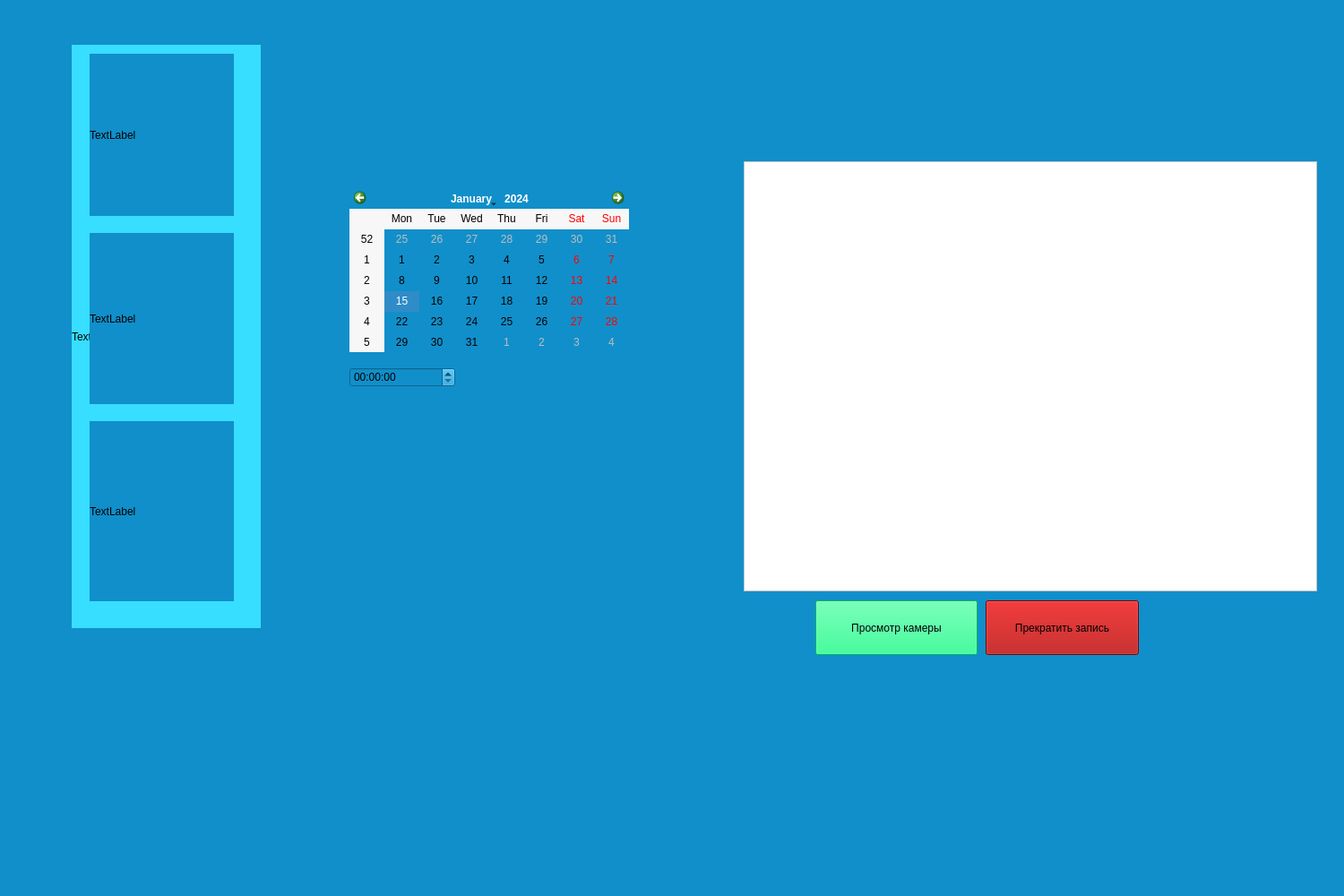
<?xml version="1.0" encoding="UTF-8"?>
<ui version="4.0">
 <class>MainWindow</class>
 <widget class="QMainWindow" name="MainWindow">
  <property name="geometry">
   <rect>
    <x>0</x>
    <y>0</y>
    <width>1500</width>
    <height>1000</height>
   </rect>
  </property>
  <property name="windowTitle">
   <string>Биометрическая система идентификации посетитиелей магазина</string>
  </property>
  <property name="styleSheet">
   <string notr="true">background-color: rgb(17, 143, 202);</string>
  </property>
  <widget class="QWidget" name="centralwidget">
   <widget class="QFrame" name="frame">
    <property name="geometry">
     <rect>
      <x>830</x>
      <y>180</y>
      <width>640</width>
      <height>480</height>
     </rect>
    </property>
    <property name="styleSheet">
     <string notr="true">background-color: rgb(255, 255, 255);</string>
    </property>
    <property name="frameShape">
     <enum>QFrame::StyledPanel</enum>
    </property>
    <property name="frameShadow">
     <enum>QFrame::Raised</enum>
    </property>
   </widget>
   <widget class="QPushButton" name="Button_1">
    <property name="geometry">
     <rect>
      <x>910</x>
      <y>670</y>
      <width>181</width>
      <height>61</height>
     </rect>
    </property>
    <property name="styleSheet">
     <string notr="true">background-color: rgb(0, 255, 127);</string>
    </property>
    <property name="text">
     <string>Просмотр камеры</string>
    </property>
   </widget>
   <widget class="QPushButton" name="pushButton">
    <property name="geometry">
     <rect>
      <x>1100</x>
      <y>670</y>
      <width>171</width>
      <height>61</height>
     </rect>
    </property>
    <property name="styleSheet">
     <string notr="true">background-color: rgb(170, 0, 0);</string>
    </property>
    <property name="text">
     <string>Прекратить запись</string>
    </property>
   </widget>
   <widget class="QLabel" name="label">
    <property name="geometry">
     <rect>
      <x>80</x>
      <y>50</y>
      <width>211</width>
      <height>651</height>
     </rect>
    </property>
    <property name="styleSheet">
     <string notr="true">background-color: rgb(55, 222, 255);</string>
    </property>
    <property name="text">
     <string>TextLabel</string>
    </property>
   </widget>
   <widget class="QLabel" name="label_2">
    <property name="geometry">
     <rect>
      <x>100</x>
      <y>60</y>
      <width>161</width>
      <height>181</height>
     </rect>
    </property>
    <property name="text">
     <string>TextLabel</string>
    </property>
   </widget>
   <widget class="QLabel" name="label_3">
    <property name="geometry">
     <rect>
      <x>100</x>
      <y>260</y>
      <width>161</width>
      <height>191</height>
     </rect>
    </property>
    <property name="text">
     <string>TextLabel</string>
    </property>
   </widget>
   <widget class="QLabel" name="label_4">
    <property name="geometry">
     <rect>
      <x>100</x>
      <y>470</y>
      <width>161</width>
      <height>201</height>
     </rect>
    </property>
    <property name="text">
     <string>TextLabel</string>
    </property>
   </widget>
   <widget class="QTimeEdit" name="timeEdit">
    <property name="geometry">
     <rect>
      <x>390</x>
      <y>410</y>
      <width>118</width>
      <height>22</height>
     </rect>
    </property>
   </widget>
   <widget class="QCalendarWidget" name="calendarWidget">
    <property name="geometry">
     <rect>
      <x>390</x>
      <y>210</y>
      <width>312</width>
      <height>183</height>
     </rect>
    </property>
   </widget>
  </widget>
  <widget class="QStatusBar" name="statusbar"/>
 </widget>
 <resources/>
 <connections/>
</ui>
